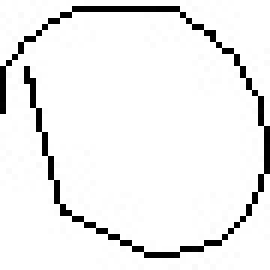
#> input picture dataset/extracted_images/0/0_30924.jpg, 45 x 45 px, found by its file name (shown 6 times larger); its folder holds only this picture in this run
$ jupyter execute generate_with_intanddx_latex.ipynb
#> lines starting #> are read from the running program, lines starting #| are printed output that depends on the picture; after the words box and inside, x2 and y2 are one past the last pixel; in counts of white or black regions, pixels touching at a corner belong together; pictures that were not available may be replaced by others from this repository, and a replacement may not be noted
# Generator
This notebook generates two types of equations:
- one-line inequalities (incl. powers)
- equalities with a fraction
It generates train and test image

[cell 1]
import numpy as np
from os import listdir
from skimage import io
import matplotlib.pyplot as plt
from scipy import ndimage
from skimage.transform import resize, rotate
from skimage.util import random_noise, invert
from skimage.color import gray2rgb

import math
import os
import json
import cv2

[cell 2]
path_parent = os.path.dirname(os.getcwd())
read_path = os.path.join(path_parent,"dataset/extracted_images")
train = True ##sets the mode train or test
if train:
    write_single_path = os.path.join(path_parent,"normalized/train")
    formula_path = os.path.join(path_parent,"formulas/train/fractions")
    print(write_single_path)
    os.makedirs(write_single_path)
    os.makedirs(formula_path)
else:
    write_single_path = os.path.join(path_parent,"/normalized/test")
    formula_path = os.path.join(path_parent,"formulas/test/fractions")
    os.makedirs(write_single_path)
    os.makedirs(formula_path)

[cell 3]
label_names = ['0', '1', '2', '3', '4', '5', '6', '7', '8', '9', '-', '+', '=', 'leq', 'neq', 'geq', 'alpha','beta', 'lambda' ,'lt', 'gt', 'x', 'y','int','d','sin','cos','tan'] #added 21/05 -vikram
label_names_dict = dict()
for label,no in zip(label_names,list(range(len(label_names)))):
    label_names_dict[label] = no
    if not os.path.exists(write_single_path+"/"+label):
        os.makedirs(write_single_path+"/"+label)


print(label_names_dict)

[cell 4]
def crop(img):
    crop = np.copy(img)/255
    h,w = img.shape
    left = 0
    while left < w//2 and np.sum(crop[:,left]) >= 0.98*h:
        left += 1
    right = w-1
    while right > w//2 and np.sum(crop[:,right]) >= 0.98*h:
        right -= 1
    if left > 0:
        left -1
    if right < h-1:
        right += 1
    crop = crop[:,left:right]

    top = 0
    while top < h//2 and np.sum(crop[top,:]) >= 0.98*w:
        top += 1
    bottom = h-1
    while bottom > h//2 and np.sum(crop[bottom,:]) >= 0.98*w:
        bottom -= 1
    if top > 0:
        top -= 1
    if bottom < h-1:
        bottom += 1
    crop = crop[top:bottom,:]*255
    return crop

def add_symbol_to_image(img,folder,choices,padding,minsize,maxsize,bpower=False,bsmall=False,bnom=False,bden=False,
                        width=False):
    choice = np.random.randint(len(choices))
    symbol_img = io.imread(read_path+"/"+folder+"/"+choices[choice])
    new_width = np.random.randint(minsize,maxsize+1)
    new_height = np.random.randint(minsize,maxsize+1)
    if width is not False:
        new_width = width
    symbol_img_res = resize(symbol_img, (new_height, new_width), cval=1)*255
    symbol_img_res = crop(symbol_img_res)
    new_height, new_width = symbol_img_res.shape
    shift = np.random.randint(-4+(60-new_height)//2,4+(60-new_height)//2)


    bounding_box = {
        'xmin': padding,
        'xmax': padding+new_width,
        'ymin': 65+shift-15*bpower+10*bsmall-30*bnom+30*bden,
        'ymax': 65+shift+new_height-15*bpower+10*bsmall-30*bnom+30*bden,
        'class_text': folder,
        'class': label_names_dict[folder]
    }

    if folder == "y" or folder == "beta":
        bounding_box['ymin'] += 10
        bounding_box['ymax'] += 10


    xmin, xmax = bounding_box['xmin'],bounding_box['xmax']
    ymin, ymax = bounding_box['ymin'],bounding_box['ymax']

    img[ymin:ymax,xmin:xmax] += invert(symbol_img_res)+254
    padding += new_width+np.random.randint(2,5)

    return img,padding,bounding_box

# [10 lines left out: function add_rectangles, not called in this run]

[cell 5]
def normalize_single(symbol):
    symbol = np.copy(symbol)
    symbol /= np.max(symbol)
    rows, cols = symbol.shape
    # scale to 40x40
    inner_size = 40
    if rows > cols:
        factor = inner_size/rows
        rows = inner_size
        cols = int(round(cols*factor))
        inner = cv2.resize(symbol, (cols,rows))
    else:
        factor = inner_size/cols
        cols = inner_size
        rows = int(round(rows*factor))
        inner = cv2.resize(symbol, (cols, rows))

    # pad to 48x48
    outer_size = 48
    colsPadding = (int(math.ceil((outer_size-cols)/2.0)),int(math.floor((outer_size-cols)/2.0)))
    rowsPadding = (int(math.ceil((outer_size-rows)/2.0)),int(math.floor((outer_size-rows)/2.0)))
    outer = np.pad(inner,(rowsPadding,colsPadding),'constant', constant_values=(1,1))

    # center the mass
    shiftx,shifty = getBestShift(outer)
    shifted = shift(outer,shiftx,shifty)
    return shifted

def getBestShift(img):
    inv = invert(img)
    cy,cx = ndimage.measurements.center_of_mass(inv)

    rows,cols = img.shape
    shiftx = np.round(cols/2.0-cx).astype(int)
    shifty = np.round(rows/2.0-cy).astype(int)

    return shiftx,shifty

def shift(img,sx,sy):
    rows,cols = img.shape
    M = np.float32([[1,0,sx],[0,1,sy]])
    shifted = cv2.warpAffine(img,M,(cols,rows), borderValue=1)
    return shifted

[cell 6]
# simple equations
list_digits = []
for i in range(10):
    list_digits.append(listdir(read_path+"/"+str(i)))
list_int = listdir(read_path+"/int")  #added 21/05 -v
list_d = listdir(read_path+"/d")  #added 21/05 -v
list_plus = listdir(read_path+"/+")
list_minus = listdir(read_path+"/-")

# [7 lines of commented-out code are left out]
list_sin= listdir(read_path+"/sin") #added 22/05 -p
list_cos= listdir(read_path+"/cos") #added 22/05 -p
list_tan= listdir(read_path+"/tan") #added 22/05 -p
#list_alpha = listdir(read_path+"/alpha")
#list_beta = listdir(read_path+"/beta")
#list_lambda = listdir(read_path+"/lambda")
list_x = listdir(read_path+"/x")
#list_y = listdir(read_path+"/y")

if train:
    for i in range(10):
        list_digits[i] = list_digits[i][len(list_digits[i])//4:]
    list_int = list_int[len(list_int)//4:]      #added 21/05 -v
    list_d = list_d[len(list_d)//4:]      #added 21/05 -v
    list_plus = list_plus[len(list_plus)//4:]
    list_minus = list_minus[len(list_minus)//4:]
    # [7 lines of commented-out code are left out]
    list_sin = list_sin[len(list_sin)//4:]  #added 22/05 -p
    list_cos = list_cos[len(list_cos)//4:]  #added 22/05 -p
    list_tan = list_tan[len(list_tan)//4:]  #added 22/05 -p
    #list_alpha = list_alpha[len(list_alpha)//4:]
    #list_beta = list_beta[len(list_beta)//4:]
    #list_lambda = list_lambda[len(list_lambda)//4:]
    list_x = list_x[len(list_x)//4:]
    #list_y = list_y[len(list_y)//4:]
else:
    for i in range(10):
        list_digits[i] = list_digits[i][:len(list_digits[i])//4]
    list_int = list_int[:len(list_int)//4]      #added 21/05 -v
    list_d = list_d[:len(list_d)//4]      #added 21/05 -v
    list_plus = list_plus[:len(list_plus)//4]
    list_minus = list_minus[:len(list_minus)//4]
    # [7 lines of commented-out code are left out]
    list_sin = list_sin[:len(list_sin)//4]  #added 22/05 -p
    list_cos = list_cos[:len(list_sin)//4]  #added 22/05 -p
    list_tan = list_tan[:len(list_sin)//4]  #added 22/05 -p
    #list_alpha = list_alpha[:len(list_alpha)//4]
    #list_beta = list_beta[:len(list_beta)//4]
    #list_lambda = list_lambda[:len(list_lambda)//4]
    list_x = list_x[:len(list_x)//4]
    #list_y = list_y[:len(list_y)//4]

list_mid = [list_minus,list_plus]
#commented 22/05 -p
#list_end = [list_lt,list_gt,list_leq,list_geq,list_neq,list_equal]
list_end = [list_sin,list_cos,list_tan]  #added 22/05 -p
list_end_str=["sin","cos","tan"] #added 22/05 -v
#commented 22/05 -p
#list_variables = [list_alpha,list_beta,list_lambda,list_x,list_y]
list_variables = [list_x]  #added 22/05 -p
var_names = ["x"]

# os.mkdir(write_path_add)
bounding_boxes = []
for i in range(11):
    #random_name = str(np.random.randint(1,99999))
    #commented 22/05 -p
    img = np.zeros((140,60*(4+4+12)))
    ## trignometrsing digits :P
    random_trig_1 =  np.random.randint(1,3)  #used to decide if digit is a number or a trig func added 22/05 -v
    random_trig_2 =  np.random.randint(1,3)  #used to decide if digit is a number or a trig func added 22/05 -v
    rand_num_1=0
    if random_trig_1 ==1:
        rand_num_1 = np.random.randint(1,1000)
        rand_num_1_lat= str( rand_num_1)
        rand_num_1_str = str(rand_num_1)
    else:
        rand_num_1 = list_end_str[np.random.randint(0,3)]
        rand_num_1_lat= str( rand_num_1 )  ##redundant code actually , better remove this when u have time
        rand_num_1_str = rand_num_1
    if random_trig_2 ==1:
        rand_num_2 = np.random.randint(1,1000)
        rand_num_2_lat= str( rand_num_2)
        rand_num_2_str = str(rand_num_2)
    else:
        rand_num_2 = list_end_str[np.random.randint(0,3)]
        rand_num_2_lat= "#"+str( rand_num_2 +"x")  ##redundant code actually , better remove this when u have time
        rand_num_2_str = rand_num_2
        ## 22/05 -v

    mid = np.random.randint(2)
    if mid:
        mid_str = "+"
       # result = rand_num_1+rand_num_2
    else:
        mid_str = "-"
       # result = rand_num_1-rand_num_2
    result = np.random.randint(1,1000)  ##the above lines have been commented by me
                                        #to remove errors when rand nos are not actually nos
                                        #result is now a randomly generated number

    result_type = np.random.randint(3)
    if result_type == 0:
        #end_str = " #lt "
        end_str = "#sin"
        result += np.random.randint(100)
    elif result_type == 1:
        #end_str = " #gt "
        end_str = "#cos"
        result -= np.random.randint(100)
    elif result_type == 2:
        #end_str = " #leq "
        end_str = "#tan"
        result += np.random.randint(100)
    elif result_type == 3:
        #end_str = " #geq "
        end_str = "#sin"
        result -= np.random.randint(100)
    elif result_type == 4:
        #end_str = " #neq "
        end_str = "#cos"
        result += 1+np.random.randint(100)
    else:
        end_str = " = "
    if end_str != " = ":
        var_type = np.random.randint(len(list_variables))
        var = var_names[var_type]
        exp = "^"+str(np.random.randint(2,5))
    else:
        var = ""
        exp = ""


    if result < 0:
        result_str = str(result)
    else:
        result_str = "+"+str(result)
    num_strs = [rand_num_1_str,rand_num_2_str,result_str]
    #filename = rand_num_1_lat+var+exp+mid_str+rand_num_2_lat+end_str+result_str+"_"+random_name+".jpg"
    end_str_lat="#"+end_str[1:]
    filename = "#int #"+rand_num_1_lat+var+exp+mid_str+rand_num_2_lat+mid_str+end_str_lat+"x "+result_str+"dx"+".jpg"
    #added 23/05 -p
    print("Filename: ", filename)
    bounding_box = [{'filename': filename}]
    padding = 5
    class_names = []

    ##adding the integral to image
    img, padding, new_bounding_box = add_symbol_to_image(img,'int',list_int,
                                                                     padding,70,75)
#> in add_symbol_to_image, symbol_img is the input picture: shape (45, 45); min 0, max 255, mean 238.2
#> in add_symbol_to_image, `symbol_img_res = resize(symbol_img, (new_height, new_width), cval=1)*255`:
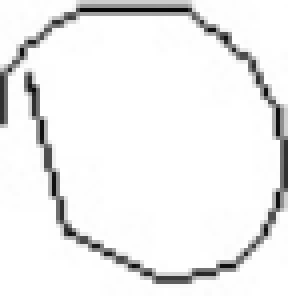
#> symbol_img_res: shape (74, 72) float64 (shown 4 times larger); min 5.15, max 255, mean 237.9
#> after the loop in crop, `while left < w//2 and np.sum(crop[:,left]) >= 0.98*h:`: left = 0
#> after the loop in crop, `while right > w//2 and np.sum(crop[:,right]) >= 0.98*h:`: right = 71
#> in crop, `right += 1`: right = 72
#> after the loop in crop, `while top < h//2 and np.sum(crop[top,:]) >= 0.98*w:`: top = 0
#> the loop in crop, `while bottom > h//2 and np.sum(crop[bottom,:]) >= 0.98*w:` made 3 passes
#> after the loop in crop, `while bottom > h//2 and np.sum(crop[bottom,:]) >= 0.98*w:`: bottom = 70
#> in crop, `bottom += 1`: bottom = 71
#> in add_symbol_to_image, `img[ymin:ymax,xmin:xmax] += invert(symbol_img_res)+254`:
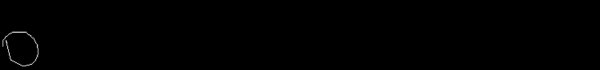
#> img: shape (140, 1200) float64 (shown at 1/2 size); min 0, max 249.9, mean 0.5
#> padding = 81; new_bounding_box = {'xmin': 5, 'xmax': 77, 'ymin': 62, 'ymax': 133, 'class_text': 'int', 'class': 23}
    bounding_box.append(new_bounding_box)
    class_names.append('int')
    #added 21/05 - v

    for k in range(3):
        if(num_strs[k]=="sin" or num_strs[k]=="cos" or num_strs[k]=="tan" ):
            if num_strs[k]=="sin":
                result_typevik=0
            elif(num_strs[k]=="cos"):
                result_typevik=1
            else:
                result_typevik=2
            img, padding, new_bounding_box = add_symbol_to_image(img,num_strs[k],list_end[result_typevik],
                                                                     padding,39,54)
            bounding_box.append(new_bounding_box)
            class_names.append(num_strs[k])
            #adding x to sin
            if k == 0:
                if var != "":
                    var_str_crop = var.strip()
                    var_str_crop = var_str_crop.replace("#","")
                    img, padding, new_bounding_box = add_symbol_to_image(img,var_str_crop,list_variables[var_type],
                                                                     padding,40,45,bsmall=True)
                    bounding_box.append(new_bounding_box)
                    class_names.append(var_str_crop)

                    pdigit = int(exp[1:])
                    img, padding, new_bounding_box = add_symbol_to_image(img,str(pdigit),list_digits[pdigit],
                                                                     padding,35,40,bpower=True)
                    bounding_box.append(new_bounding_box)
                    class_names.append(exp[1:])
            if k==1:
                img, padding, new_bounding_box = add_symbol_to_image(img,'x',list_x,
                                                                     padding,50,55)
                bounding_box.append(new_bounding_box)
                class_names.append('x')
            img, padding, new_bounding_box = add_symbol_to_image(img,mid_str,list_mid[mid],
                                                                     padding,39,54)
            bounding_box.append(new_bounding_box)
            class_names.append(mid_str)
            ##adding x power whatever

            if k==1:

                end_str_crop = end_str.strip()
                end_str_crop = end_str_crop.replace("#","")
                img, padding, new_bounding_box = add_symbol_to_image(img,end_str_crop,list_end[result_type],
                                                                     padding,39,54)
                bounding_box.append(new_bounding_box)
                class_names.append(end_str_crop)
                #adding x to sin
                img, padding, new_bounding_box = add_symbol_to_image(img,'x',list_x,
                                                                     padding,50,55)
                bounding_box.append(new_bounding_box)
                class_names.append('x')

                #added 24/05 -p
            continue
         ## sin cos tan code ends here
        for j in range(len(num_strs[k])):
            if j == 0 :
                    if num_strs[k][0]=='-':
                        img, padding, new_bounding_box = add_symbol_to_image(img,'-',list_minus,padding,39,45)
                        bounding_box.append(new_bounding_box)
                        class_names.append('-')
                    elif num_strs[k][0]=='+':
                        img, padding, new_bounding_box = add_symbol_to_image(img,'+',list_plus,padding,39,45)
                        bounding_box.append(new_bounding_box)
                        class_names.append('+')
                    else:
                        digit = int(num_strs[k][j])
                        img, padding, new_bounding_box = add_symbol_to_image(img,str(digit),list_digits[digit],
                                                                     padding,55,60)
#> call 2 of add_symbol_to_image, with folder = '6', padding = 81, minsize = 55, maxsize = 60, bpower = False, bsmall = False, bnom = False, bden = False
#> in add_symbol_to_image (call 2), `symbol_img_res = resize(symbol_img, (new_height, new_width), cval=1)*255`:
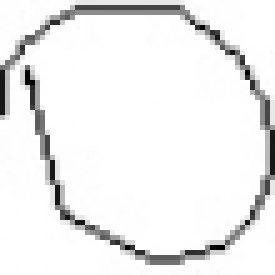
#> symbol_img_res: shape (55, 55) float64 (shown 5 times larger); min 0, max 255, mean 238.1
#> in add_symbol_to_image (call 2), `bounding_box = { 'xmin': padding, 'xmax': padding+new_width, 'ymin': 6..`: bounding_box = {'xmin': 81, 'xmax': 135, 'ymin': 68, 'ymax': 122, 'class_text': '6', 'class': 6}
#> in add_symbol_to_image (call 2), `xmin, xmax = bounding_box['xmin'],bounding_box['xmax']`: xmin = 81; xmax = 135
#> in add_symbol_to_image (call 2), `ymin, ymax = bounding_box['ymin'],bounding_box['ymax']`: ymin = 68; ymax = 122
#> in add_symbol_to_image (call 2), `img[ymin:ymax,xmin:xmax] += invert(symbol_img_res)+254`:
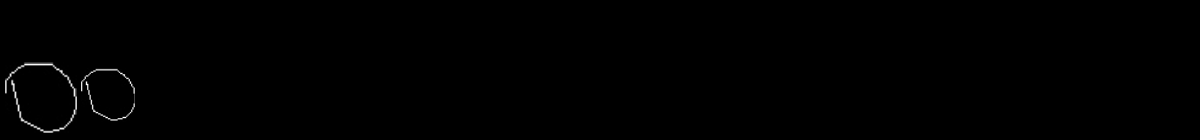
#> img: shape (140, 1200) float64; 0.87% of pixels changed, all inside (x1, y1, x2, y2) = (81, 68, 135, 122)
#> in add_symbol_to_image (call 2), `padding += new_width+np.random.randint(2,5)`: padding = 139
#> padding = 139; new_bounding_box has the same summary as bounding_box in add_symbol_to_image
                        bounding_box.append(new_bounding_box)
                        class_names.append(str(digit))

            else:
                digit = int(num_strs[k][j])
                img, padding, new_bounding_box = add_symbol_to_image(img,str(digit),list_digits[digit],
                                                                     padding,55,60)
                bounding_box.append(new_bounding_box)
                class_names.append(str(digit))
        if k == 0:
            if var != "":
                var_str_crop = var.strip()
#> var_str_crop = 'x'
                var_str_crop = var_str_crop.replace("#","")
                img, padding, new_bounding_box = add_symbol_to_image(img,var_str_crop,list_variables[var_type],
                                                                     padding,40,45,bsmall=True)
#> in add_symbol_to_image (call 5), `symbol_img_res = resize(symbol_img, (new_height, new_width), cval=1)*255`:
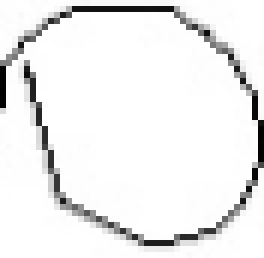
#> symbol_img_res: shape (43, 44) float64 (shown 6 times larger); min 2.87, max 255, mean 238.2
#> after the loop in crop (call 5), `while left < w//2 and np.sum(crop[:,left]) >= 0.98*h:`: left = 0
#> after the loop in crop (call 5), `while right > w//2 and np.sum(crop[:,right]) >= 0.98*h:`: right = 43
#> after the loop in crop (call 5), `while top < h//2 and np.sum(crop[top,:]) >= 0.98*w:`: top = 0
#> after the loop in crop (call 5), `while bottom > h//2 and np.sum(crop[bottom,:]) >= 0.98*w:`: bottom = 42
#> in crop (call 5), `crop = crop[top:bottom,:]*255`:
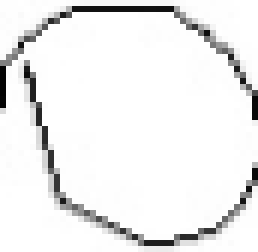
#> crop: shape (42, 43) float64 (shown 6 times larger); min 2.9, max 255, mean 238.5
#> in add_symbol_to_image (call 5), `bounding_box = { 'xmin': padding, 'xmax': padding+new_width, 'ymin': 6..`: bounding_box = {'xmin': 256, 'xmax': 299, 'ymin': 80, 'ymax': 122, 'class_text': 'x', 'class': 21}
#> in add_symbol_to_image (call 5), `xmin, xmax = bounding_box['xmin'],bounding_box['xmax']`: xmin = 256; xmax = 299
#> in add_symbol_to_image (call 5), `ymin, ymax = bounding_box['ymin'],bounding_box['ymax']`: ymin = 80
#> in add_symbol_to_image (call 5), `img[ymin:ymax,xmin:xmax] += invert(symbol_img_res)+254`:
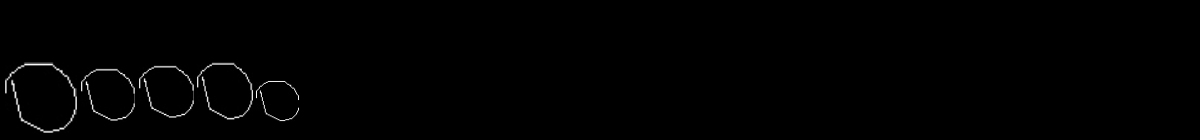
#> img: shape (140, 1200) float64; 2.52% of pixels changed, all inside (x1, y1, x2, y2) = (139, 62, 299, 122)
#> in add_symbol_to_image (call 5), `padding += new_width+np.random.randint(2,5)`: padding = 302
#> padding = 302; new_bounding_box has the same summary as bounding_box in add_symbol_to_image
                bounding_box.append(new_bounding_box)
                class_names.append(var_str_crop)

                pdigit = int(exp[1:])
                img, padding, new_bounding_box = add_symbol_to_image(img,str(pdigit),list_digits[pdigit],
                                                                     padding,35,40,bpower=True)
#> in add_symbol_to_image (call 6), `symbol_img_res = resize(symbol_img, (new_height, new_width), cval=1)*255`:
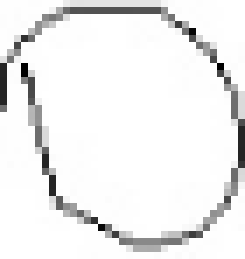
#> symbol_img_res: shape (37, 35) float64 (shown 7 times larger); min 0.811, max 255, mean 238.2
#> after the loop in crop (call 6), `while left < w//2 and np.sum(crop[:,left]) >= 0.98*h:`: left = 0
#> after the loop in crop (call 6), `while right > w//2 and np.sum(crop[:,right]) >= 0.98*h:`: right = 34
#> in crop (call 6), `right += 1`: right = 35
#> after the loop in crop (call 6), `while top < h//2 and np.sum(crop[top,:]) >= 0.98*w:`: top = 0
#> the loop in crop (call 6), `while bottom > h//2 and np.sum(crop[bottom,:]) >= 0.98*w:` made 1 pass
#> after the loop in crop (call 6), `while bottom > h//2 and np.sum(crop[bottom,:]) >= 0.98*w:`: bottom = 35
#> in crop (call 6), `bottom += 1`: bottom = 36
#> in crop (call 6), `crop = crop[top:bottom,:]*255`:
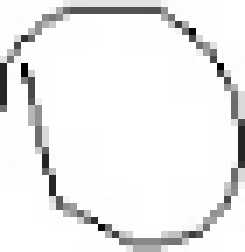
#> crop: shape (36, 35) float64 (shown 7 times larger); min 0.811, max 255, mean 237.8
#> in add_symbol_to_image (call 6), `bounding_box = { 'xmin': padding, 'xmax': padding+new_width, 'ymin': 6..`: bounding_box = {'xmin': 302, 'xmax': 337, 'ymin': 61, 'ymax': 97, 'class_text': '3', 'class': 3}
#> in add_symbol_to_image (call 6), `xmin, xmax = bounding_box['xmin'],bounding_box['xmax']`: xmin = 302; xmax = 337
#> in add_symbol_to_image (call 6), `ymin, ymax = bounding_box['ymin'],bounding_box['ymax']`: ymin = 61; ymax = 97
#> in add_symbol_to_image (call 6), `img[ymin:ymax,xmin:xmax] += invert(symbol_img_res)+254`:
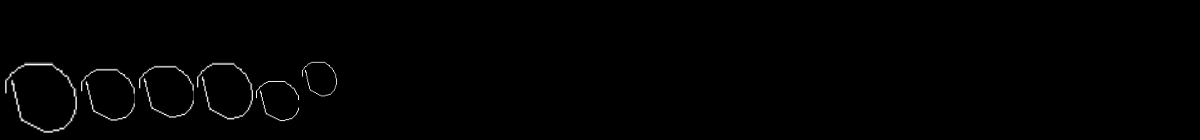
#> img: shape (140, 1200) float64; 0.44% of pixels changed, all inside (x1, y1, x2, y2) = (302, 61, 337, 97)
#> in add_symbol_to_image (call 6), `padding += new_width+np.random.randint(2,5)`: padding = 339
#> padding = 339; new_bounding_box has the same summary as bounding_box in add_symbol_to_image
#> (the rest of the program and of its run is left out)
